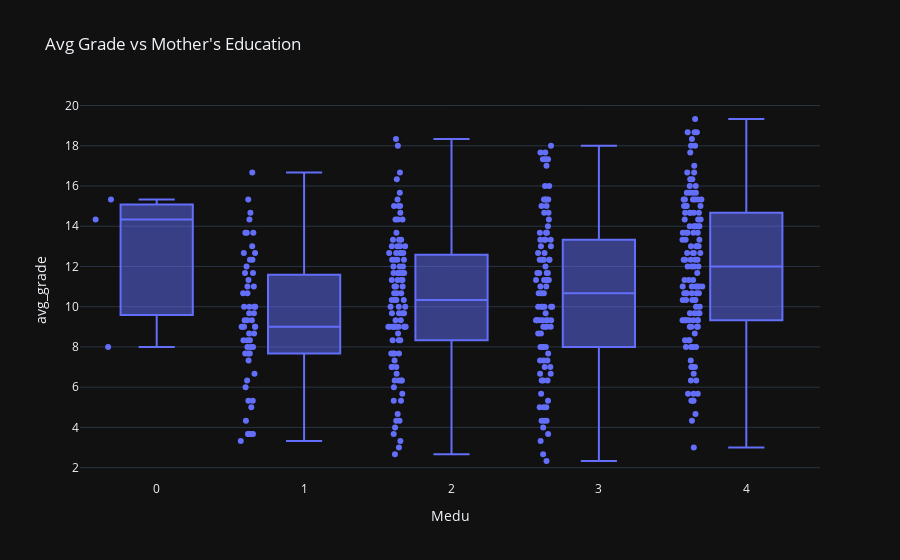

Notebook source saved alongside this figure:
### Markdown cell above
#### Boxplot of avg_grade vs Fedu
**Fedu = 0 (No education):

- Median: ~13
- IQR: Roughly 11.5-13.5
- Range: ~10.5-14.5
- Relatively high performance with tight clustering
- Small, compact box suggests limited sample size and low variability

**Fedu = 1 (Primary education):**

- Median: ~9
- IQR: Roughly 7.5-12.5
- Range: ~7.5-17.5
- Lowest median of all groups
- Wide spread indicating high variability in performance
- Similar pattern to Medu = 1

**Fedu = 2 (Middle school):**

- Median: ~11
- IQR: Roughly 8.5-13
- Range: ~7.5-18.5
- Moderate improvement over level 1
- Still considerable variation in outcomes

**Fedu = 3 (Secondary education):**

- Median: ~10.5
- IQR: Roughly 9-13
- Range: ~2.5-19.5 (with outlier at ~2.5)
- Surprising dip - actually lower median than level 2
- Contains a significant low outlier
- Wide range from lowest to highest performers

**Fedu = 4 (Higher education):**

- Median: ~12
- IQR: Roughly 9.5-14
- Range: ~4-18.5
- Highest median overall
- Still shows substantial spread
- Better central tendency but not dramatically different from other levels

**Patterns, Trends, and Anomalies**
- Weaker relationship than mother's education: The differences between father's education levels are smaller and less consistent than observed with mother's education
- Non-monotonic pattern: Unlike mother's education, there's a dip at level 3 (lower than level 2), suggesting the relationship isn't straightforward
- High variability across all levels: Every education level shows:
    * Large IQRs (wide boxes)
    * Substantial overlap between adjacent groups

- Outliers present: Particularly at level 3, there's a significant low outlier around 2.5, showing that even with well-educated fathers, some students struggle
- Modest improvement at highest level: Fedu = 4 shows the best outcomes but only marginally better than levels 2-3

### Code cell
# Interactive Plotly versions
fig = px.box(df, x="Medu", y="avg_grade", points="all", title="Avg Grade vs Mother's Education")
fig.show()

### Figure 1 — Plotly figure (JSON) as saved in the notebook; plotly's stock layout.template omitted (floating-point values rounded to 4 significant figures; data arrays with more than 128 entries replaced by an {"elided": "..."} marker saying what was removed)
{"data": [{"alignmentgroup": "True", "boxpoints": "all", "hovertemplate": "Medu=%{x}<br>avg_grade=%{y}<extra></extra>", "legendgroup": "", "marker": {"color": "#636efa"}, "name": "", "notched": false, "offsetgroup": "", "orientation": "v", "showlegend": false, "x": {"elided": "395 int values"}, "x0": " ", "xaxis": "x", "y": {"elided": "395 float values"}, "y0": " ", "yaxis": "y", "type": "box"}], "layout": {"xaxis": {"anchor": "y", "domain": [0.0, 1.0], "title": {"text": "Medu"}}, "yaxis": {"anchor": "x", "domain": [0.0, 1.0], "title": {"text": "avg_grade"}}, "legend": {"tracegroupgap": 0}, "title": {"text": "Avg Grade vs Mother's Education"}, "boxmode": "group"}}
